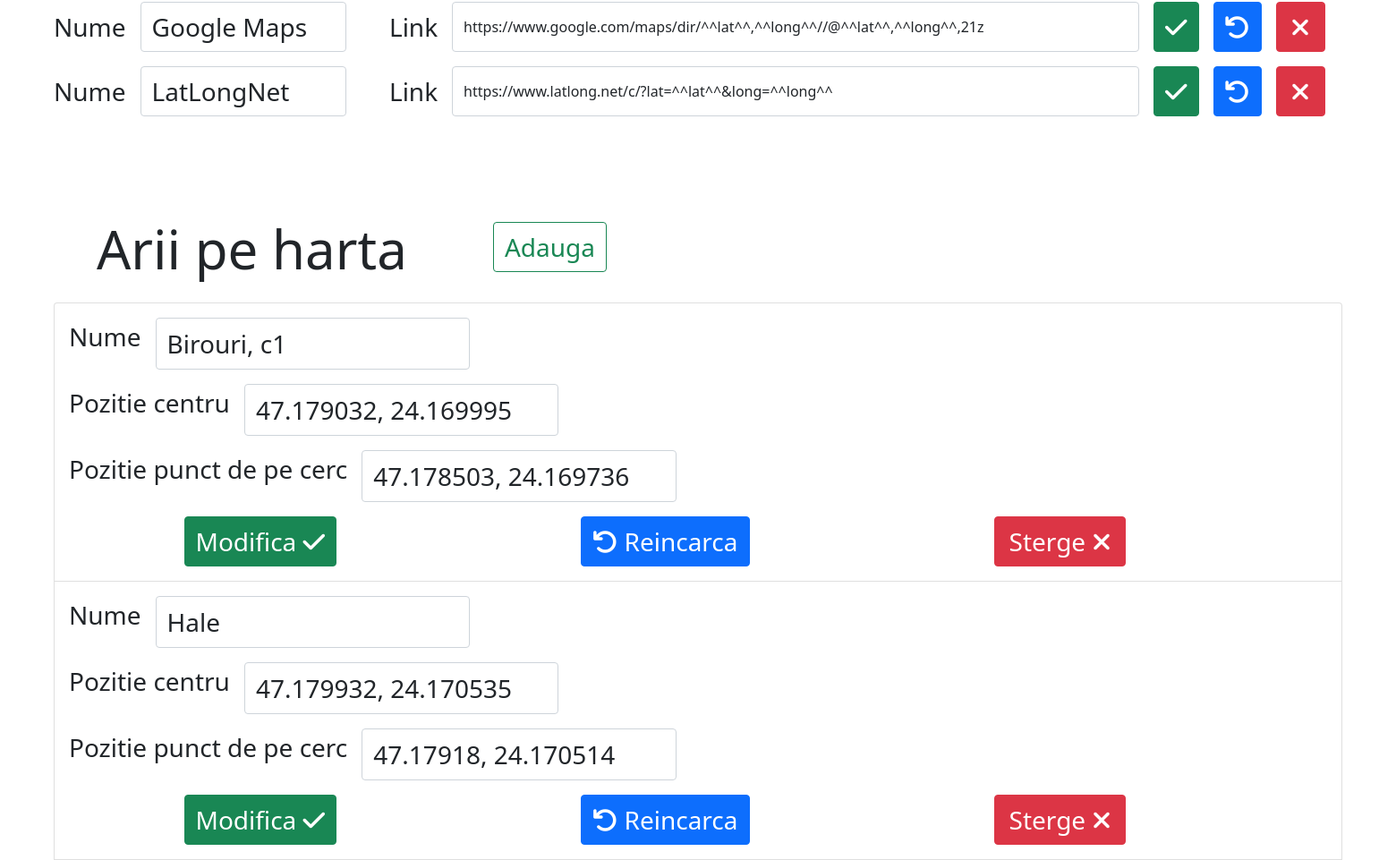
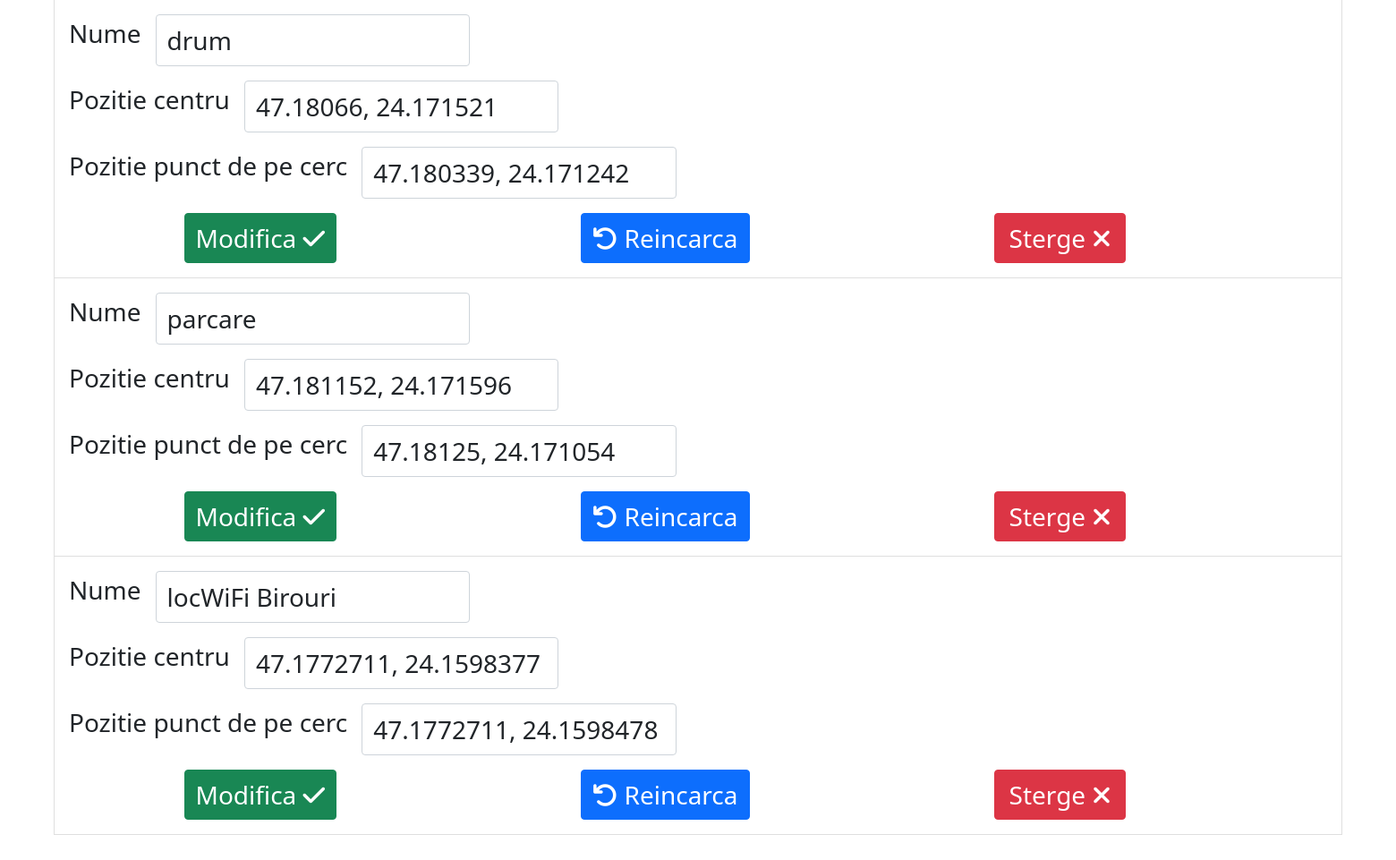
Page /setari (signed in, lower part) on the earlier database version (2 pictures, top to bottom).
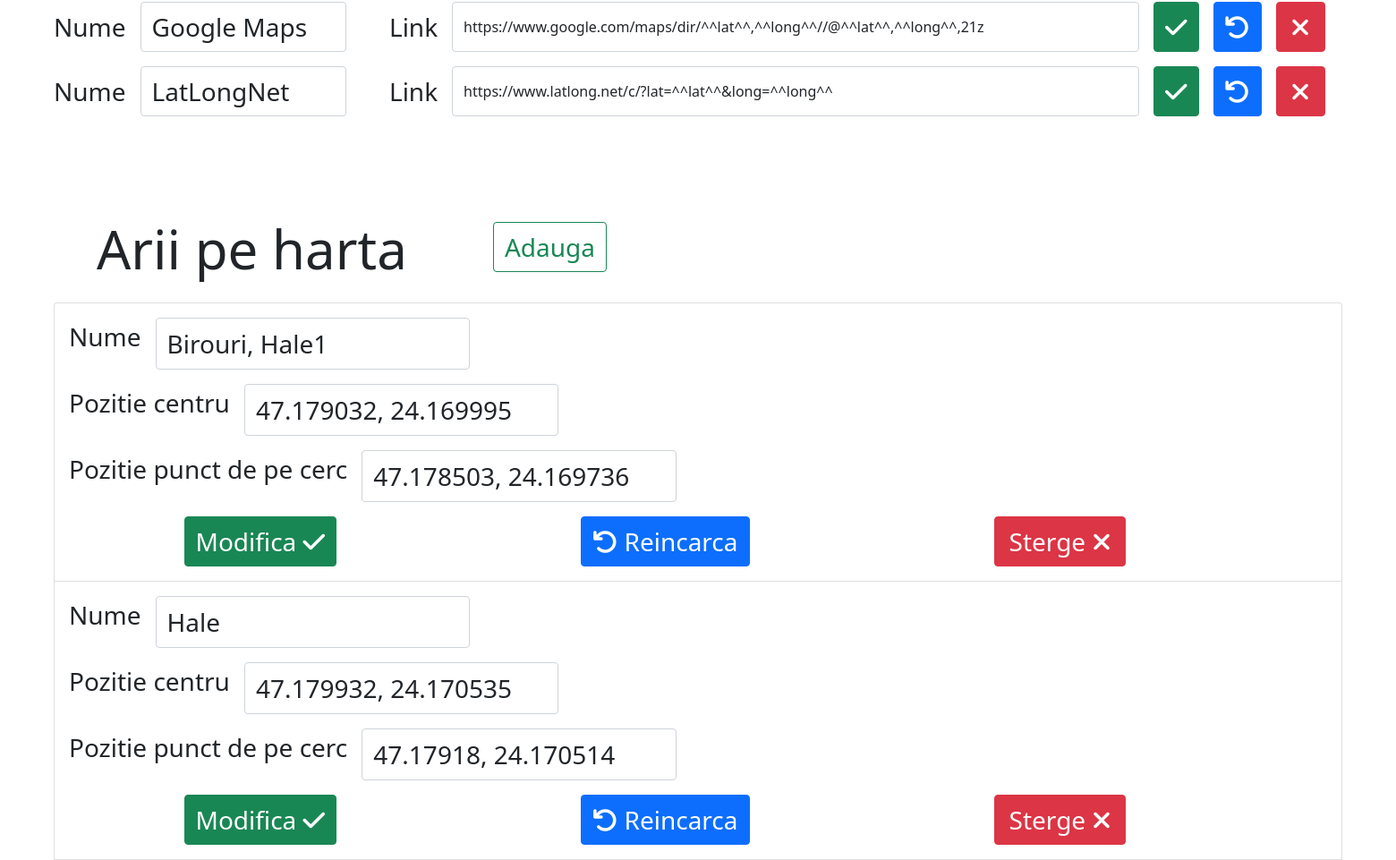
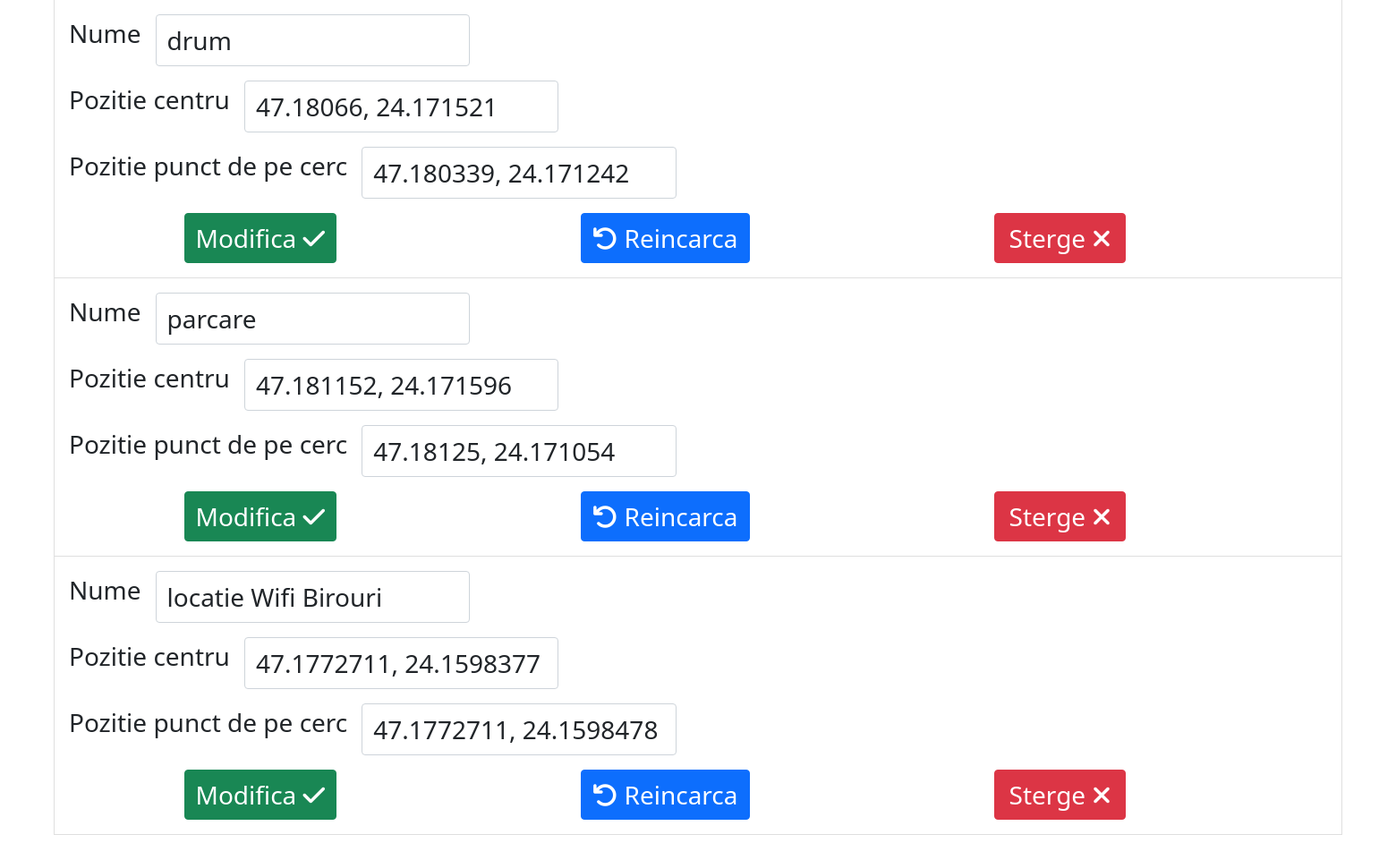
Same page on the later database version (2 pictures, top to bottom).
### main/models.py (models this page shows, shortened)
class Forma(models.Model):
    nume = models.CharField(blank=True, default="corp", max_length=30)
    tip = models.CharField(blank=False, default="Cerc", choices=[("Cerc", "Cerc")], max_length=15)
    puncte = models.TextField(blank=False, default="0 0\n0 0")
    def getShape(self):
        model = None
        if self.tip == "Triunghi": model = geometry.Triunghi
        elif self.tip == "Patrulater": model = geometry.Patrulater
        elif self.tip == "Cerc": model = geometry.Cerc
        strpcts = self.puncte.split('\n')
        while "" in strpcts:
            strpcts.remove("")
        pcts = []
        for pctstr in strpcts:
            s = str(pctstr).replace('\r', '').replace(',', ' ').split(' ')
            pcts.append([float(s[0]), float(s[1])])
        return model(*pcts)
    @property
    def centerStr(self):
        return self.getShape().centerStr
    @property
    def pointStr(self):
        return self.getShape().pointStr
    class Meta:
        verbose_name='Arie pe harta'
        verbose_name_plural='Arii pe harta'

### main/views.py (the view, shortened to what this page needs)
# urls.py: path("setari", login_required(views.Setari.as_view()), name="setari"),
@method_decorator(login_required, name='dispatch')
class Setari(TemplateView):
    template_name = 'setari.html'
    def get(self, request, *args, **kwargs):
        context = self.get_context_data(**kwargs)
        return render(request, self.template_name, context)
    def get_context_data(self, **kwargs):
        context = super().get_context_data(**kwargs)
        setare = models.OwnSettings.objects.all()[0]
        arii = models.Forma.objects.all()
        harti = models.Harta.objects.all()
        context.update(setare=setare, arii=arii, harti=harti)
        return context

### main/geometry.py (called while the page is built)
    @staticmethod
    def __dist(point1: list, point2: list):
        return sqrt((point1[1]-point2[1])**2 + (point1[0]-point2[0])**2)

    @property
    def centerStr(self):
        return f"{self.__center[0]}, {self.__center[1]}"

    @property
    def pointStr(self):
        return f"{self.__point[0]}, {self.__point[1]}"

### main/templatetags/mytags.py (called while the page is built)
@register.filter(name='role_at_least')
def role_at_least(user, name):
    priorit = {
        "Angajat": 1,
        "Viewer": 2,
        "Manager": 3,
        "Admin": 4,
    }
    if not user.is_authenticated:
        return False
    if name in priorit.keys():
        return priorit[user.role] >= priorit[name]
    return False

### templates/setari.html (shortened to what this page needs)
{% extends 'base.html' %}
{% block content %}
<div class="w-100 h-100 mb-5">
<div class="container-fluid m-5 fs-1">
    <div class="fs-3 pt-3 w-100">
        {% for harta in harti %}
        <form method="post" name="harta{{ harta.id }}"> {% csrf_token %}
        <div class="row mb-3">
            <div class="d-flex flex-row">
                <label for="inputHartaNumeX{{ harta.id }}" class="form-label col-form-label text-nowrap me-3">Nume</label>
                <input type="text" class="form-control fs-3 w-15 me-5" id="inputHartaNumeX{{ harta.id }}" required value="{{ harta.nume }}" name="nume">
                <label for="inputHartaAdrX{{ harta.id }}" class="form-label col-form-label text-nowrap me-3">Link</label>
                <input type="text" pattern=".*\^\^lat\^\^.*\^\^long\^\^" class="form-control fs-6 w-50 me-3" id="inputHartaAdrX{{ harta.id }}" required value="{{ harta.adresa|safe }}" name="adr">
                <button type="button" data-bs-toggle="modal" data-bs-target="#modalSaveEdit" data-bs-form="harta{{ harta.id }}" class="btn btn-success fs-3 me-3"><i class="fa-solid fa-check"></i></button>
                <button type="reset" class="btn btn-primary fs-3 me-3"><i class="fa-solid fa-arrow-rotate-left"></i></button>
                <button type="button" data-bs-toggle="modal" data-bs-target="#modalAccessLink" data-bs-owntext="Harta {{ harta.nume }}" data-bs-ownlink="{% url 'stergeharta' hid=harta.id %}" class="btn btn-danger fs-3 px-3"><i class="fa-solid fa-xmark"></i></button>
            </div>
        </div>
        </form>
        {% endfor %}
    </div>
    <div class="d-flex flex-row mx-5 mt-5 pt-5">
        <h1 class="me-5" style="font-size: 150%"> Arii pe harta </h1>
        <div> <button type="button" onclick="toogleView('addForma')" class="btn btn-outline-success ms-5 fs-3"> Adauga</button></div>
    </div>
    <div class="fs-3 pt-3 w-100 me-5">
    <ul class="list-group me-5 me-5 pe-5">
        {% for forma in arii %}
        <li class="list-group-item p-3">
        <form method="post" name="forma{{ forma.id }}"> {% csrf_token %}
            <div class="d-flex flex-row mb-3">
                <p class="me-3">Nume</p>
                <input class="form-control w-25 fs-3" type="text" name="nume" value="{{ forma.nume }}" required>
            </div>
            <div class="d-flex flex-row mb-3">
                <p class="me-3">Pozitie centru</p>
                <input class="form-control w-25 fs-3" type="text" name="pozc" value="{{ forma.centerStr }}" required>
            </div>
            <div class="d-flex flex-row mb-3">
                <p class="me-3">Pozitie punct de pe cerc</p>
                <input class="form-control w-25 fs-3" type="text" name="pozp" value="{{ forma.pointStr }}" required>
            </div>
            <div class="d-flex flex-row me-5 pe-5 justify-content-around">
                <button type="button" data-bs-toggle="modal" data-bs-target="#modalSaveEdit" data-bs-form="forma{{ forma.id }}" class="btn btn-success fs-3 me-3">Modifica <i class="fa-solid fa-check"></i></button>
                <button type="reset" class="btn btn-primary fs-3 me-3"><i class="fa-solid fa-arrow-rotate-left"></i> Reincarca</button>
                <button type="button" data-bs-toggle="modal" data-bs-target="#modalAccessLink" data-bs-owntext="Aria {{ forma.nume }}" data-bs-ownlink="{% url 'stergeforma' fid=forma.id %}" class="btn btn-danger fs-3 px-3">Sterge <i class="fa-solid fa-xmark"></i></button>
            </div>
        </form>
        </li>
        {% endfor %}
    </ul>
    </div>
</div>
</div>
{% endblock %}

Differences in the rows shown:
changed Forma: nume "Birouri, c1" → "Birouri, Hale1"
changed Forma: nume "locWiFi Birouri" → "locatie Wifi Birouri"
